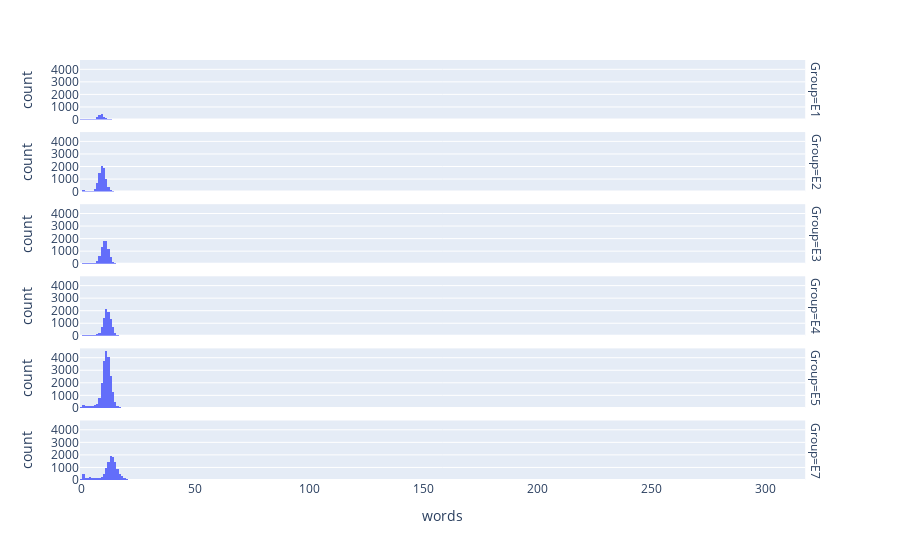

Notebook code cell kept with this figure:
### Code cell
px.histogram(df.sort_values("Group"),x='words',facet_row="Group")

### Figure 1 — Plotly figure (JSON) as saved in the notebook; plotly's stock layout.template omitted (floating-point values rounded to 4 significant figures; data arrays with more than 128 entries replaced by an {"elided": "..."} marker saying what was removed)
{"data": [{"alignmentgroup": "True", "bingroup": "x", "hovertemplate": "Group=E1<br>words=%{x}<br>count=%{y}<extra></extra>", "legendgroup": "", "marker": {"color": "#636efa", "pattern": {"shape": ""}}, "name": "", "offsetgroup": "", "orientation": "v", "showlegend": false, "type": "histogram", "x": {"elided": "1441 int values"}, "xaxis": "x6", "yaxis": "y6"}, {"alignmentgroup": "True", "bingroup": "x", "hovertemplate": "Group=E2<br>words=%{x}<br>count=%{y}<extra></extra>", "legendgroup": "", "marker": {"color": "#636efa", "pattern": {"shape": ""}}, "name": "", "offsetgroup": "", "orientation": "v", "showlegend": false, "type": "histogram", "x": {"elided": "8241 int values"}, "xaxis": "x5", "yaxis": "y5"}, {"alignmentgroup": "True", "bingroup": "x", "hovertemplate": "Group=E3<br>words=%{x}<br>count=%{y}<extra></extra>", "legendgroup": "", "marker": {"color": "#636efa", "pattern": {"shape": ""}}, "name": "", "offsetgroup": "", "orientation": "v", "showlegend": false, "type": "histogram", "x": {"elided": "8107 int values"}, "xaxis": "x4", "yaxis": "y4"}, {"alignmentgroup": "True", "bingroup": "x", "hovertemplate": "Group=E4<br>words=%{x}<br>count=%{y}<extra></extra>", "legendgroup": "", "marker": {"color": "#636efa", "pattern": {"shape": ""}}, "name": "", "offsetgroup": "", "orientation": "v", "showlegend": false, "type": "histogram", "x": {"elided": "9319 int values"}, "xaxis": "x3", "yaxis": "y3"}, {"alignmentgroup": "True", "bingroup": "x", "hovertemplate": "Group=E5<br>words=%{x}<br>count=%{y}<extra></extra>", "legendgroup": "", "marker": {"color": "#636efa", "pattern": {"shape": ""}}, "name": "", "offsetgroup": "", "orientation": "v", "showlegend": false, "type": "histogram", "x": {"elided": "21009 int values"}, "xaxis": "x2", "yaxis": "y2"}, {"alignmentgroup": "True", "bingroup": "x", "hovertemplate": "Group=E7<br>words=%{x}<br>count=%{y}<extra></extra>", "legendgroup": "", "marker": {"color": "#636efa", "pattern": {"shape": ""}}, "name": "", "offsetgroup": "", "orientation": "v", "showlegend": false, "type": "histogram", "x": {"elided": "12333 int values"}, "xaxis": "x", "yaxis": "y"}], "layout": {"annotations": [{"font": {}, "showarrow": false, "text": "Group=E7", "textangle": 90, "x": 0.98, "xanchor": "left", "xref": "paper", "y": 0.07083, "yanchor": "middle", "yref": "paper"}, {"font": {}, "showarrow": false, "text": "Group=E5", "textangle": 90, "x": 0.98, "xanchor": "left", "xref": "paper", "y": 0.2425, "yanchor": "middle", "yref": "paper"}, {"font": {}, "showarrow": false, "text": "Group=E4", "textangle": 90, "x": 0.98, "xanchor": "left", "xref": "paper", "y": 0.4142, "yanchor": "middle", "yref": "paper"}, {"font": {}, "showarrow": false, "text": "Group=E3", "textangle": 90, "x": 0.98, "xanchor": "left", "xref": "paper", "y": 0.5858, "yanchor": "middle", "yref": "paper"}, {"font": {}, "showarrow": false, "text": "Group=E2", "textangle": 90, "x": 0.98, "xanchor": "left", "xref": "paper", "y": 0.7575, "yanchor": "middle", "yref": "paper"}, {"font": {}, "showarrow": false, "text": "Group=E1", "textangle": 90, "x": 0.98, "xanchor": "left", "xref": "paper", "y": 0.9292, "yanchor": "middle", "yref": "paper"}], "barmode": "relative", "legend": {"tracegroupgap": 0}, "margin": {"t": 60}, "xaxis": {"anchor": "y", "domain": [0, 0.98], "title": {"text": "words"}}, "xaxis2": {"anchor": "y2", "domain": [0, 0.98], "matches": "x", "showticklabels": false}, "xaxis3": {"anchor": "y3", "domain": [0, 0.98], "matches": "x", "showticklabels": false}, "xaxis4": {"anchor": "y4", "domain": [0, 0.98], "matches": "x", "showticklabels": false}, "xaxis5": {"anchor": "y5", "domain": [0, 0.98], "matches": "x", "showticklabels": false}, "xaxis6": {"anchor": "y6", "domain": [0, 0.98], "matches": "x", "showticklabels": false}, "yaxis": {"anchor": "x", "domain": [0, 0.1417], "title": {"text": "count"}}, "yaxis2": {"anchor": "x2", "domain": [0.1717, 0.3133], "matches": "y", "title": {"text": "count"}}, "yaxis3": {"anchor": "x3", "domain": [0.3433, 0.485], "matches": "y", "title": {"text": "count"}}, "yaxis4": {"anchor": "x4", "domain": [0.515, 0.6567], "matches": "y", "title": {"text": "count"}}, "yaxis5": {"anchor": "x5", "domain": [0.6867, 0.8283], "matches": "y", "title": {"text": "count"}}, "yaxis6": {"anchor": "x6", "domain": [0.8583, 1], "matches": "y", "title": {"text": "count"}}}}
